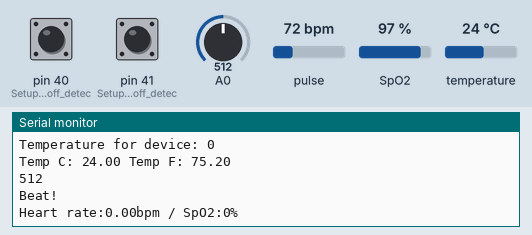
Recording of a sketch running on a simulated Arduino Mega 2560, built with avr-gcc and run on an emulated ATmega2560. Shown: the last lines printed to the serial monitor. The test bench sets the inputs (shaded band); at power-on: pin 40 (Setup_for_leads_off_detec) LOW, pulse 72 bpm, temperature 24 °C, A0 = 512, SpO2 97 %, pin 41 (Setup_for_leads_off_detec) LOW.

Above: at 2.8 s.
2.9 s: pin 40 (Setup_for_leads_off_detec) pulled HIGH for 1.55 s
5.9 s: pulse set to 42 bpm
At 6.4 s:
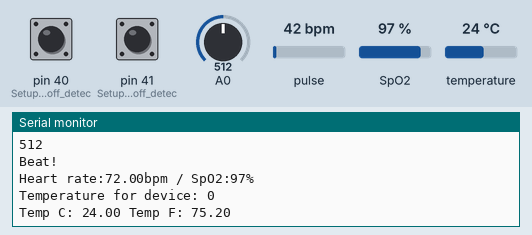
7.7 s: temperature set to 12 °C
At 8.4 s:
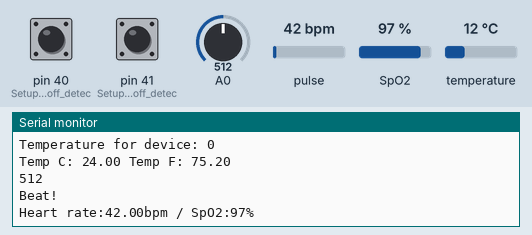
9.5 s: A0 set to 716
At 11.0 s:
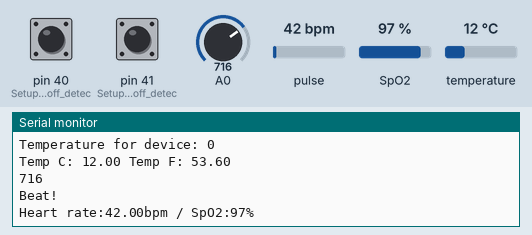
11.3 s: SpO2 set to 80 %
At 12.3 s:
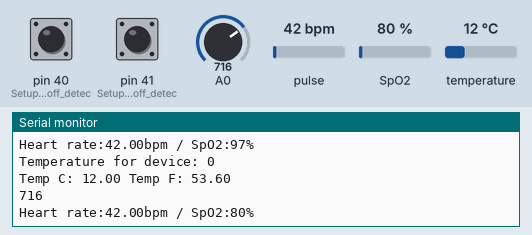
13.1 s: temperature set to 19 °C
At 14.8 s:
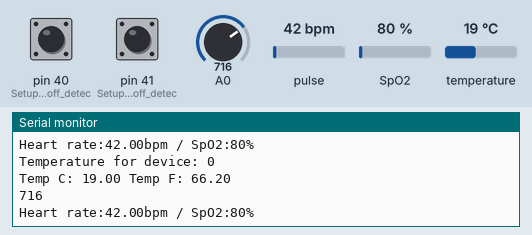
Timing chart, 0 to 15.9 s (numbered marks = the images above; inputs shaded):
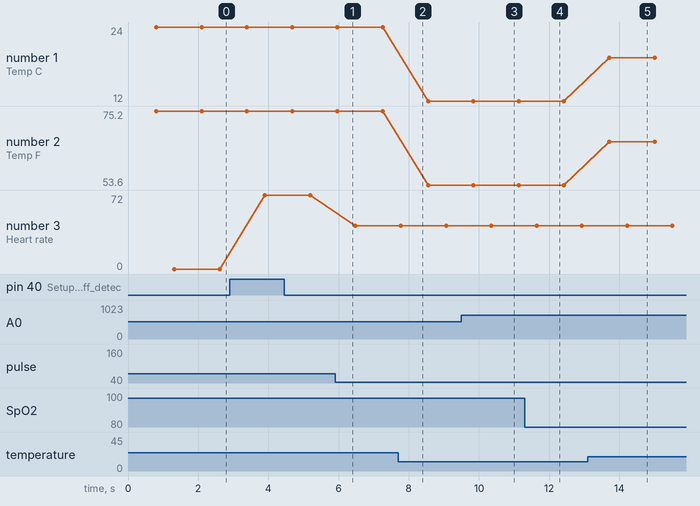

The sketch:

combine_code.ino
```cpp
//max30100 part starts
#include <Wire.h>                                                //max30100 part
#include "MAX30100_PulseOximeter.h"

#define REPORTING_PERIOD_MS     1000

PulseOximeter pox;
uint32_t tsLastReport = 0;


 //ds18b20 part
#include <OneWire.h>                                                          //ds18b20 part
#include <DallasTemperature.h>

// Data wire is plugged TO GPIO 4
#define ONE_WIRE_BUS 32

// Setup a oneWire instance to communicate with any OneWire devices (not just Maxim/Dallas temperature ICs)
OneWire oneWire(ONE_WIRE_BUS);

// Pass our oneWire reference to Dallas Temperature.
DallasTemperature sensors(&oneWire);

// Number of temperature devices found
int numberOfDevices;

// We'll use this variable to store a found device address
DeviceAddress tempDeviceAddress;


void onBeatDetected()
{
    Serial.println("Beat!");
}


void setup()
{
    Serial.begin(115200);

    //ds18b20 setup part
    //Start up the library

  sensors.begin();

  // Grab a count of devices on the wire
  numberOfDevices = sensors.getDeviceCount();

  // locate devices on the bus
  Serial.print("Locating devices...");
  Serial.print("Found ");
  Serial.print(numberOfDevices, DEC);
  Serial.println(" devices.");

  // Loop through each device, print out address
  for(int i=0;i<numberOfDevices; i++){
    // Search the wire for address
    if(sensors.getAddress(tempDeviceAddress, i)){
      Serial.print("Found device ");
      Serial.print(i, DEC);
      Serial.print(" with address: ");
      printAddress(tempDeviceAddress);
      Serial.println();
    } else {
      Serial.print("Found ghost device at ");
      Serial.print(i, DEC);
      Serial.print(" but could not detect address. Check power and cabling");
    }
  }

  //ad8232
  pinMode(40, INPUT); // Setup for leads off detection LO +
  pinMode(41, INPUT); // Setup for leads off detection LO -
  pinMode(A0,INPUT);


    //max30100 setup part starts
    Serial.print("Initializing pulse oximeter..");                                         //max30100 setup part

    // Initialize the PulseOximeter instance
    // Failures are generally due to an improper I2C wiring, missing power supply
    // or wrong target chip
    if (!pox.begin()) {
        Serial.println("FAILED");
        for(;;);
    } else {
        Serial.println("SUCCESS");
    }
     pox.setIRLedCurrent(MAX30100_LED_CURR_7_6MA);

    // Register a callback for the beat detection
    pox.setOnBeatDetectedCallback(onBeatDetected);
}

void loop()
{

    // ds18b20 part loop
      sensors.requestTemperatures(); // Send the command to get temperatures                       //ds18b20 part

  // Loop through each device, print out temperature data
  for(int i=0;i<numberOfDevices; i++){
    // Search the wire for address
    if(sensors.getAddress(tempDeviceAddress, i)){
      // Output the device ID
      Serial.print("Temperature for device: ");
      Serial.println(i,DEC);
      // Print the data
      float tempC = sensors.getTempC(tempDeviceAddress);
      Serial.print("Temp C: ");
      Serial.print(tempC);
      Serial.print(" Temp F: ");
      Serial.println(DallasTemperature::toFahrenheit(tempC)); // Converts tempC to Fahrenheit
    }
  }
  delay(500);


  //ad8232
  if((digitalRead(40) == 1)||(digitalRead(41) == 1)){
     Serial.println('!');
  }
  else{
    //send the value of analog input 0:
    Serial.println(analogRead(A0));
  }
//Wait for a bit to keep serial data from saturating
  delay(10);


    // max30100 part loop
    // Make sure to call update as fast as possible
    pox.update();                                                                //max30100 part
    if (millis() - tsLastReport > REPORTING_PERIOD_MS) {
        Serial.print("Heart rate:");
        Serial.print(pox.getHeartRate());
        Serial.print("bpm / SpO2:");
        Serial.print(pox.getSpO2());
        Serial.println("%");

        tsLastReport = millis();
    }
}


// function to print a device address
void printAddress(DeviceAddress deviceAddress) {
  for (uint8_t i = 0; i < 8; i++){
    if (deviceAddress[i] < 16) Serial.print("0");
      Serial.print(deviceAddress[i], HEX);
  }
}
```

Measured:
- after the input at 9.5 s, the serial monitor: prints a new line after 0.84 s (image 3)
- after the input at 11.3 s, the serial monitor: prints a new line after 0.34 s (image 4)
- after the input at 13.1 s, the serial monitor: prints a new line after 0.61 s (image 5)
- plotted number 1: 24 → 12 after the input at 7.7 s, 12 → 19 after the input at 13.1 s
- plotted number 2: 75.2 → 53.6 after the input at 7.7 s, 53.6 → 66.2 after the input at 13.1 s
- plotted number 3: 72 → 42 after the input at 5.9 s
